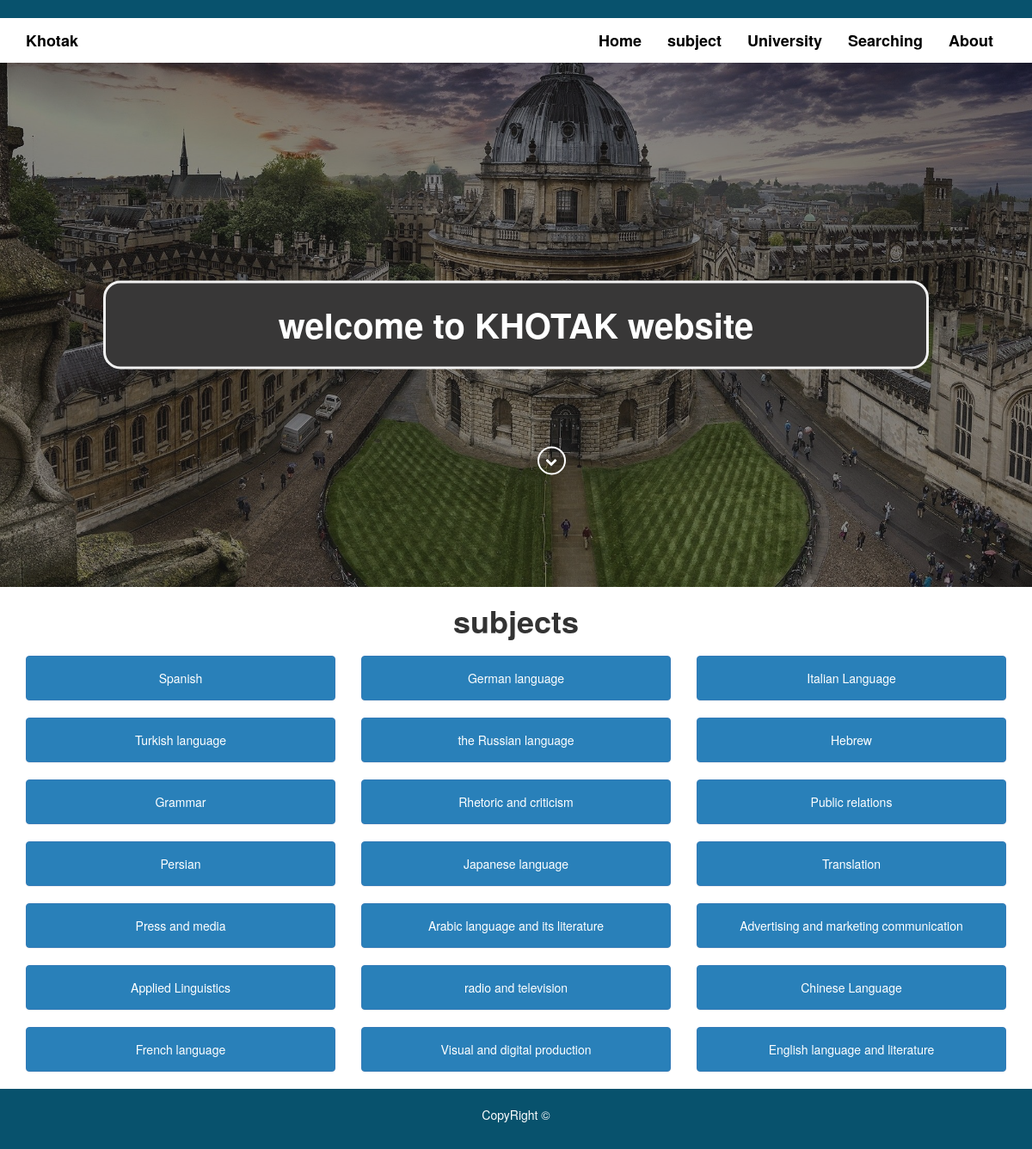
The app's page /subject.php?Id=1&subjectId=pageSub with its own data.
### tables this page shows
CREATE TABLE `subject` (
  `subjectID` int(11) NOT NULL,
  `name` varchar(255) DEFAULT NULL,
  `discription` varchar(2300) DEFAULT NULL,
  `majorID` int(11) DEFAULT NULL
);

### subject.php (the view, shortened to what this page needs)
<?php
include('includes/header.php');
if(isset($_GET['subjectId'])){
    $sub=$_GET['subjectId'];
}else{
    $sub="major";
}
?>
    <div class="content-section">
        <div class="container">
      <div class="con">
    <div class="wel" id="well-s">
       welcome to KHOTAK website
    </div>
                                         <span class="arrow ">
                 <i class="fa fa-chevron-down hvr-icon-hang typed-cursor"></i>
                                 </span>
            </div>
       </div>
    </div>
<?php
if($sub=="major"){
?>
<div class="image-subjects text-center">
      <div class="container">
          <h2>Major</h2>
           <div class="row">
             <?php
               global $con;
            $stmt=$con->prepare("select * FROM major ");
              $stmt->execute();
               $majors=$stmt->fetchAll();
                $counts3=$stmt->rowCount();
               foreach($majors as $maj){
                 ?>
                 <div class="col-md-4">
                <div class="panel panel-primary">
      <div class="panel-body"><a href="?Id=<?php echo $maj['majorID'] ?>&subjectId=pageSub">
                <?php echo $maj['name']; ?>
                </a></div>
    </div>
                 </div>
                 <?php
               }
              ?>
           </div>
      </div>
</div>
<?php
}elseif($sub=="pageSub"){
        $id=$_GET['Id'];
 ?>
 <div class="image-subjects text-center">
      <div class="container">
          <h2>subjects</h2>
           <div class="row">
             <?php
               global $con;
            $stmt=$con->prepare("select * FROM subject
            where majorid=?");
              $stmt->execute(array($id));
               $subjects=$stmt->fetchAll();
               foreach($subjects as $subj){
                 ?>
                 <div class="col-md-4">
               <div class="panel panel-primary">
                   <div class="panel-body">
<a href="?IdSub=<?php echo $subj['subjectID']; ?>&subjectId=pageSubs">
                <?php echo $subj['name']; ?>
                </a>
                   </div>
                   </div>
                 </div>
                 <?php
               }
              ?>
           </div>
      </div>
</div>
   <?php
}
?>
<?php
include('includes/footer.php');
?>

### css/fpsyle.css (style rules this page uses)
.content-section .arrow { position: absolute; bottom: -129px; left: 41px; width: 100%; padding: 3px 0; text-align: center; }
.content-section .arrow i { border: 2px solid #fff; border-radius: 50%; width: 33px; height: 33px; line-height: 33px; cursor: pointer; color: #fff; }
.hvr-icon-hang:before { right: 8px !important; }
.content-section .typed-cursor { opacity: 1; -webkit-animation: blink 0.7s infinite; -moz-animation: blink 0.7s infinite; animation: blink 0.7s infinite; }
.content-section { background: url("../img/d0e1cfbf0cc198003b47137679e72208.jpg")center center; -webkit-background-size: cover; -moz-background-size: cover; -o-background-size: cover; background-size: cover; min-height: 610px; position: relative; }
.con { background-color: rgb(56, 55, 55); color: white; font-weight: bold; border: 3px solid #f1f1f1; position: absolute; top: 50%; left: 50%; transform: translate(-50%, -50%); z-index: 2; width: 80%; padding: 20px; text-align: center; border-radius: 20px; }
.wel { font-size: 40px; }
.image-subjects h2 { font-size: 36px; font-weight: 700; margin: 20px; }
.image-subjects .panel-primary { background-color: #2980b9; color: #fff; }
.image-subjects .panel-body a { color: #fff!important; text-decoration: none; }

### records on screen
subject: name "Spanish"
subject: name "German language"
subject: name "Italian Language"
subject: name "Turkish language"
subject: name "the Russian language"
subject: name "Hebrew"
subject: name "Grammar"
subject: name "Rhetoric and criticism"
subject: name "Public relations"
subject: name "Persian"
subject: name "Japanese language"
subject: name "Translation"
subject: name "Press and media"
subject: name "Arabic language and its literature"
subject: name "Advertising and marketing communication"
subject: name "Applied Linguistics"
subject: name "radio and television"
subject: name "Chinese Language"
subject: name "French language"
subject: name "Visual and digital production"
subject: name "English language and literature"
